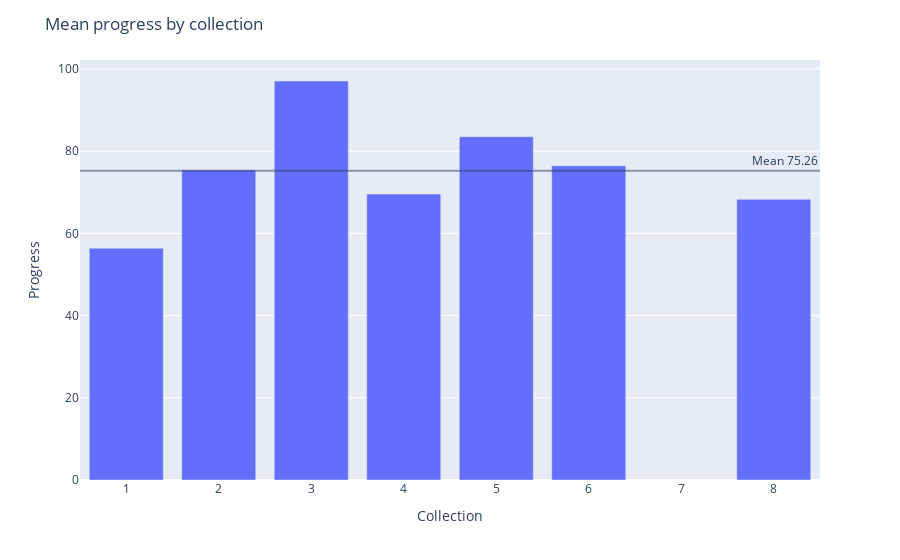

Write notebook code for a chart like this one.
### Code cell
new_df = new_df.groupby(["Collection"])["Progress"].mean().reset_index()

import plotly.express as px


# progress distribution
#cnt_srs = new_df['Progress'].value_counts()

fig =  px.bar(new_df, x="Collection", y="Progress")



fig.add_hline(y=new_df['Progress'].mean(), opacity=.5, annotation_text="Mean {}".format(new_df['Progress'].mean().round(2)))

fig.update_traces(showlegend=False)
fig.update_traces(marker_showscale=False)

fig.update_layout(title='Mean progress by collection')

py.iplot(fig)

# rug plot goes here

### Figure 1 — Plotly figure (JSON) as saved in the notebook; plotly's stock layout.template omitted (floating-point values rounded to 4 significant figures)
{"data": [{"alignmentgroup": "True", "hovertemplate": "Collection=%{x}<br>Progress=%{y}<extra></extra>", "legendgroup": "", "marker": {"color": "#636efa", "pattern": {"shape": ""}, "showscale": false}, "name": "", "offsetgroup": "", "orientation": "v", "showlegend": false, "textposition": "auto", "type": "bar", "x": [1, 2, 3, 4, 5, 6, 8], "xaxis": "x", "y": [56.41, 75.43, 97.09, 69.57, 83.55, 76.46, 68.3], "yaxis": "y"}], "layout": {"annotations": [{"showarrow": false, "text": "Mean 75.26", "x": 1, "xanchor": "right", "xref": "x domain", "y": 75.26, "yanchor": "bottom", "yref": "y"}], "barmode": "relative", "legend": {"tracegroupgap": 0}, "margin": {"t": 60}, "shapes": [{"opacity": 0.5, "type": "line", "x0": 0, "x1": 1, "xref": "x domain", "y0": 75.26, "y1": 75.26, "yref": "y"}], "title": {"text": "Mean progress by collection"}, "xaxis": {"anchor": "y", "domain": [0, 1], "title": {"text": "Collection"}}, "yaxis": {"anchor": "x", "domain": [0, 1], "title": {"text": "Progress"}}}}
